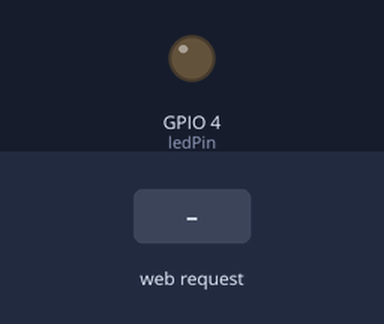
The sketch below on a simulated ESP32. Parts: output pins drawn as LEDs (lit = HIGH). The inputs (shaded band) are chosen by the test bench. WiFi joins after 1.5 s; servers stay silent unless stated; what the sketch prints to the serial monitor is not drawn.

Above: at 2.7 s.
2.8 s: HTTP request GET /led/on received
At 3.4 s:
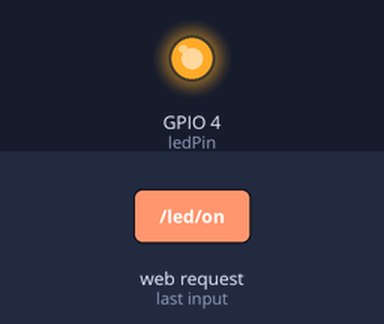
4.3 s: HTTP request GET /led/off received
At 5.7 s:
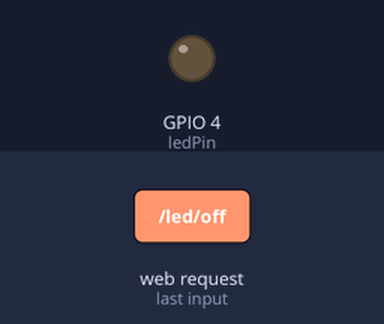
Timing chart, 0 to 7.3 s (numbered marks = the images above; inputs shaded):
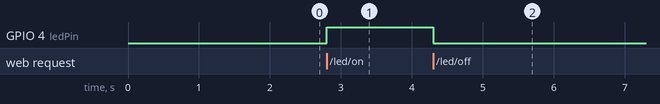

The sketch:

LED_Hotspot_LED_mobile.ino
```cpp
#include <WiFi.h>

// 1. CHOOSE YOUR PHONE HOTSPOT DETAILS HERE
const char* ssid     = "12345678";
const char* password = "12345678";

const int ledPin = 4;

WiFiServer server(80);
String header;

void setup() {
  Serial.begin(115200);

  pinMode(ledPin, OUTPUT);
  digitalWrite(ledPin, LOW);

  Serial.print("Connecting to Hotspot: ");
  Serial.println(ssid);
  WiFi.begin(ssid, password);

  while (WiFi.status() != WL_CONNECTED) {
    delay(500);
    Serial.print(".");
  }

  Serial.println("");
  Serial.println("Connected successfully!");
  Serial.print("IP Address: ");
  Serial.println(WiFi.localIP());
  server.begin();
}

void loop(){
  WiFiClient client = server.available();
  if (client) {
    String currentLine = "";
    while (client.connected()) {
      if (client.available()) {
        char c = client.read();
        header += c;
        if (c == '\n') {
          if (currentLine.length() == 0) {

            // Check web buttons
            if (header.indexOf("GET /led/on") >= 0) {
              digitalWrite(ledPin, HIGH);
            } else if (header.indexOf("GET /led/off") >= 0) {
              digitalWrite(ledPin, LOW);
            }

            // Send response header using write instead of print
            const char* responseHeader = "HTTP/1.1 200 OK\r\nContent-type:text/html\r\nConnection: close\r\n\r\n";
            client.write((const uint8_t*)responseHeader, strlen(responseHeader));

            // Single plain string for the webpage layout
            String htmlPage = "<!DOCTYPE html><html>"
                              "<head><meta name='viewport' content='width=device-width, initial-scale=1'>"
                              "<style>html { font-family: Arial; text-align: center; background-color: #121212; color: white;}"
                              ".btn { display: inline-block; padding: 25px 50px; font-size: 26px; font-weight: bold;"
                              "text-decoration: none; margin: 20px; border-radius: 12px; color: white; border: none; cursor: pointer;}"
                              ".on-btn { background-color: #2ecc71; } .off-btn { background-color: #e74c3c; }</style></head>"
                              "<body><h1>ESP32 Phone Switch</h1>"
                              "<p>Tap a button to toggle your LED:</p>"
                              "<p><a href='/led/on'><button class='btn on-btn'>TURN ON</button></a></p>"
                              "<p><a href='/led/off'><button class='btn off-btn'>TURN OFF</button></a></p>"
                              "</body></html>\r\n";

            // Send the page using a direct byte buffer write
            client.write((const uint8_t*)htmlPage.c_str(), htmlPage.length());
            break;
          } else {
            currentLine = "";
          }
        } else if (c != '\r') {
          currentLine += c;
        }
      }
    }
    header = "";
    client.stop();
  }
}
```

Measured:
- after the input at 2.8 s, GPIO 4 (ledPin): LOW → HIGH at once
- after the input at 4.3 s, GPIO 4 (ledPin): HIGH → LOW at once
